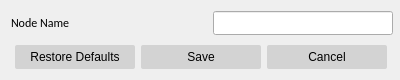
<?xml version="1.0" encoding="UTF-8"?>
<ui version="4.0">
 <class>nodetitleDialog</class>
 <widget class="QDialog" name="nodetitleDialog">
  <property name="enabled">
   <bool>true</bool>
  </property>
  <property name="geometry">
   <rect>
    <x>0</x>
    <y>0</y>
    <width>400</width>
    <height>80</height>
   </rect>
  </property>
  <property name="sizePolicy">
   <sizepolicy hsizetype="Fixed" vsizetype="Fixed">
    <horstretch>0</horstretch>
    <verstretch>0</verstretch>
   </sizepolicy>
  </property>
  <property name="minimumSize">
   <size>
    <width>400</width>
    <height>80</height>
   </size>
  </property>
  <property name="maximumSize">
   <size>
    <width>400</width>
    <height>80</height>
   </size>
  </property>
  <property name="font">
   <font>
    <family>Calibri</family>
   </font>
  </property>
  <property name="windowTitle">
   <string>Dialog</string>
  </property>
  <property name="sizeGripEnabled">
   <bool>false</bool>
  </property>
  <property name="modal">
   <bool>false</bool>
  </property>
  <widget class="QWidget" name="layoutWidget">
   <property name="geometry">
    <rect>
     <x>11</x>
     <y>10</y>
     <width>382</width>
     <height>65</height>
    </rect>
   </property>
   <layout class="QVBoxLayout" name="verticalLayout">
    <item>
     <layout class="QHBoxLayout" name="horizontalLayout">
      <item>
       <widget class="QLabel" name="label_1">
        <property name="font">
         <font>
          <family>Calibri</family>
          <pointsize>9</pointsize>
          <weight>50</weight>
          <bold>false</bold>
         </font>
        </property>
        <property name="layoutDirection">
         <enum>Qt::LeftToRight</enum>
        </property>
        <property name="frameShadow">
         <enum>QFrame::Plain</enum>
        </property>
        <property name="text">
         <string>Node Name</string>
        </property>
        <property name="textFormat">
         <enum>Qt::AutoText</enum>
        </property>
        <property name="scaledContents">
         <bool>false</bool>
        </property>
        <property name="wordWrap">
         <bool>false</bool>
        </property>
       </widget>
      </item>
      <item>
       <widget class="QLineEdit" name="lineEdit">
        <property name="sizePolicy">
         <sizepolicy hsizetype="Fixed" vsizetype="Fixed">
          <horstretch>0</horstretch>
          <verstretch>0</verstretch>
         </sizepolicy>
        </property>
        <property name="maximumSize">
         <size>
          <width>180</width>
          <height>24</height>
         </size>
        </property>
        <property name="font">
         <font>
          <family>Calibri</family>
         </font>
        </property>
        <property name="maxLength">
         <number>32</number>
        </property>
       </widget>
      </item>
     </layout>
    </item>
    <item>
     <widget class="QDialogButtonBox" name="buttonBox">
      <property name="minimumSize">
       <size>
        <width>380</width>
        <height>30</height>
       </size>
      </property>
      <property name="maximumSize">
       <size>
        <width>380</width>
        <height>30</height>
       </size>
      </property>
      <property name="font">
       <font>
        <family>Calibri</family>
        <pointsize>10</pointsize>
        <weight>75</weight>
        <italic>false</italic>
        <bold>true</bold>
        <underline>false</underline>
        <strikeout>false</strikeout>
        <kerning>true</kerning>
       </font>
      </property>
      <property name="autoFillBackground">
       <bool>false</bool>
      </property>
      <property name="styleSheet">
       <string notr="true">        QPushButton {
		font: 9pt &quot;Calibri&quot;;
		width: 120px;
        color: black;
        border-color: darkGray;
        border-style: solid;
        border-radius: 2;
        padding: 5 px;
        background-color: lightGray;
        }
        QPushButton:hover {
        background-color: darkGray;
        }
        QPushButton:Pressed {
        background-color: darkGray;
        }
</string>
      </property>
      <property name="orientation">
       <enum>Qt::Horizontal</enum>
      </property>
      <property name="standardButtons">
       <set>QDialogButtonBox::Cancel|QDialogButtonBox::RestoreDefaults|QDialogButtonBox::Save</set>
      </property>
      <property name="centerButtons">
       <bool>true</bool>
      </property>
     </widget>
    </item>
   </layout>
  </widget>
 </widget>
 <resources/>
 <connections>
  <connection>
   <sender>buttonBox</sender>
   <signal>rejected()</signal>
   <receiver>nodetitleDialog</receiver>
   <slot>reject()</slot>
   <hints>
    <hint type="sourcelabel">
     <x>179</x>
     <y>76</y>
    </hint>
    <hint type="destinationlabel">
     <x>179</x>
     <y>49</y>
    </hint>
   </hints>
  </connection>
  <connection>
   <sender>buttonBox</sender>
   <signal>accepted()</signal>
   <receiver>nodetitleDialog</receiver>
   <slot>accept()</slot>
   <hints>
    <hint type="sourcelabel">
     <x>179</x>
     <y>76</y>
    </hint>
    <hint type="destinationlabel">
     <x>179</x>
     <y>49</y>
    </hint>
   </hints>
  </connection>
 </connections>
</ui>
